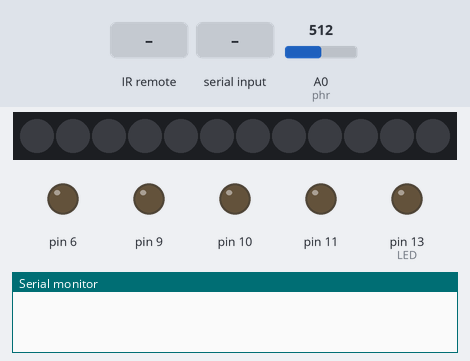
Recording of a sketch running on a simulated Arduino Uno, built with avr-gcc and run on an emulated ATmega328P. Parts: 12 RGB LEDs in strip order, left to right, output pins drawn as LEDs (lit = HIGH), the last lines printed to the serial monitor. The inputs (shaded band) are chosen by the test bench; at power-on: A0 (phr) = 512. Dim RGB values are drawn brighter than linear.

Above: at 1.2 s.
1.3 s: A0 (phr) set to 90
At 1.8 s:
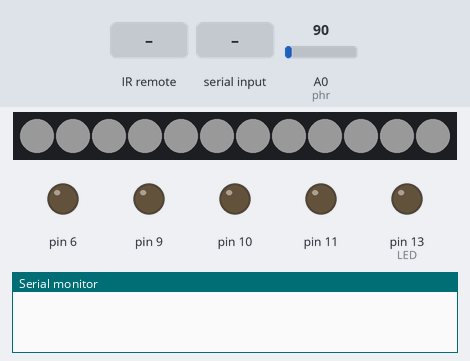
2.8 s: infrared code 0xFF629D received
At 3.2 s:
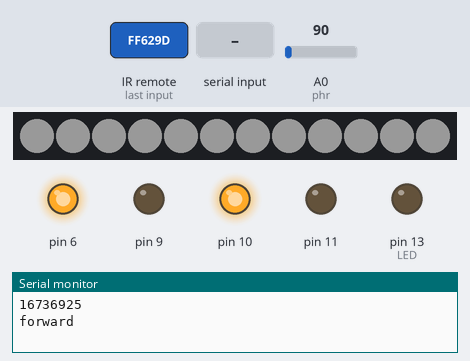
4.8 s: "4\n" received over Serial
At 4.96 s:
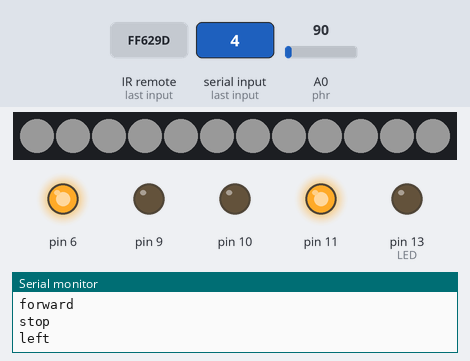
6.5 s: infrared code 0xFFC23D received
At 6.63 s:
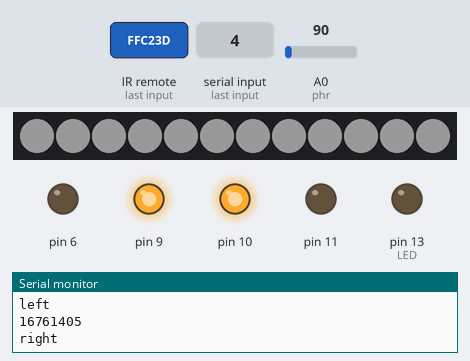
8.2 s: "8\n" received over Serial
At 8.6 s:
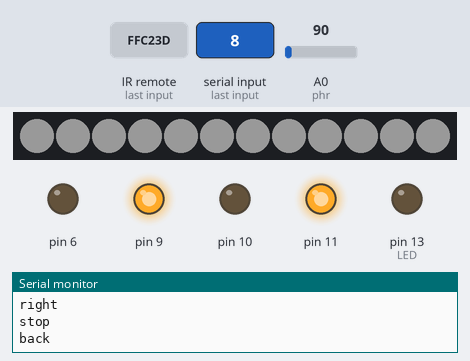
10.2 s: "1\n" received over Serial
At 11.1 s:
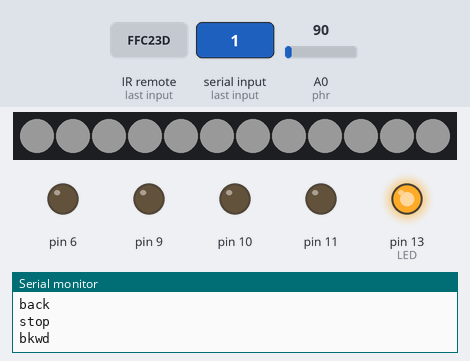
Timing chart, 0 to 12.7 s (numbered marks = the images above; inputs shaded):
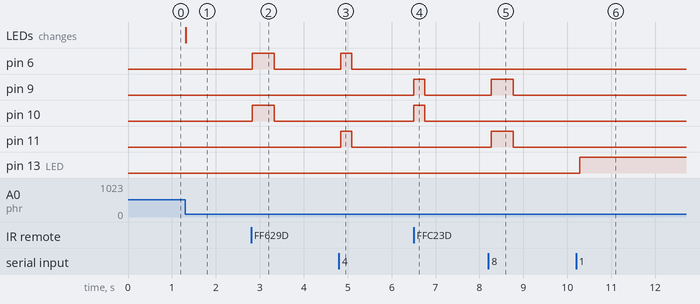

The sketch:

mdXplorer_finalCode.ino
```cpp
#include <FastLED.h>
#include <IRremote.h>

#define LED_PIN     8
#define NUM_LEDS    12
#define phr         A0
#define irPin       7

IRrecv irrecv(irPin);
decode_results results;
CRGB leds[NUM_LEDS];
int light, lightraw, data, cmd;
unsigned int lastfunc=0;
bool newData;

int LED=13; bool LEDval=0;

void setup() {
  FastLED.addLeds<WS2812, LED_PIN, GRB>(leds, NUM_LEDS);
  pinMode(phr,INPUT);

  pinMode(6,OUTPUT);
  pinMode(9,OUTPUT);
  pinMode(10,OUTPUT);
  pinMode(11,OUTPUT);

  Serial.begin(115200);
  Serial.setTimeout(1);
  irrecv.enableIRIn();

  pinMode(LED,OUTPUT);
}


void loop() {
  while (Serial.available()){
    data = Serial.read();
    if(data == 13 || data == 10)
      flushserial();
    else
      cmd = data;
    newData = 1;
  }

  if(newData){
    newData = 0;
    switch(cmd){
      case '0':
        LEDval = 0;
        break;
      case '1':
        LEDval = 1;
        break;
      case '2':
        forward();
        Serial.println("fwd");
        break;
      case '4':
        left();
        Serial.println("left");
        break;
      case '5':
        Stop();
        Serial.println("stop");
        break;
      case '6':
        right();
        Serial.println("right");
        break;
      case '8':
        back();
        Serial.println("bkwd");
        break;
      default:
        LEDval = !LEDval;
        Serial.println("unkown");
        break;
    }
    digitalWrite(LED, LEDval);
  }

  lightraw = analogRead(phr);
  if(lightraw < 100)
    light = map(lightraw, 100, 0, 0, 255);
  else light = 0;
  light = abs(light);
  for(int i=0; i<12; i++)
    leds[i] = CRGB(light, light, light);
  FastLED.show();

   if (irrecv.decode(&results)) {
      Serial.println(results.value);
      switch (results.value) {
         case 16736925: // button Vol+ FORDWARD
            forward();
            break;
         case 16720605: // << LEFT
            left();
            break;
         case 16712445: // >|| STOP
            Stop();
            break;
         case 16761405: // >> RIGHT
            right();
            break;
         case 16754775: // Vol- BACK
            back();
            break;
         case 4294967295:
          switch(lastfunc){
            case 1:
              forward();
              break;
            case 2:
              left();
              break;
            case 3:
              right();
              break;
            case 4:
              back();
              break;
          }
         break;
         default:
         lastfunc = 0;
         break;
         }
   irrecv.resume();
   }
   delay(100);
}

void flushserial(){
  while(Serial.available() > 0)
    char tmp = Serial.read();
}

void forward()
{
  lastfunc = 1;
  Serial.println("forward");
    digitalWrite(6, HIGH);
    digitalWrite(9, LOW);
    digitalWrite(10, HIGH);
    digitalWrite(11, LOW);
    delay(500);
    Stop();
}

void back()
{
  lastfunc = 4;
  Serial.println("back");
    digitalWrite(6, LOW);
    digitalWrite(9, HIGH);
    digitalWrite(10, LOW);
    digitalWrite(11, HIGH);
    delay(500);
    Stop();
}

void left()
{
  lastfunc = 2;
  Serial.println("left");
    digitalWrite(6, HIGH);
    digitalWrite(9, LOW);
    digitalWrite(10, LOW);
    digitalWrite(11, HIGH);
    delay(250);
    Stop();
}

void right()
{
  lastfunc = 3;
  Serial.println("right");
    digitalWrite(6, LOW);
    digitalWrite(9, HIGH);
    digitalWrite(10, HIGH);
    digitalWrite(11, LOW);
    delay(250);
    Stop();
}

void Stop()
{
  Serial.println("stop");
    digitalWrite(6, LOW);
    digitalWrite(9, LOW);
    digitalWrite(10, LOW);
    digitalWrite(11, LOW);
}
```

Measured:
- after the input at 1.3 s, the LEDs: change at once (image 1)
- after the input at 2.8 s, pin 6, pin 10: LOW → HIGH at once, → LOW 0.50 s later
- after the input at 4.8 s, pin 6, pin 11: LOW → HIGH at once, → LOW 0.25 s later
- after the input at 6.5 s, pin 9, pin 10: LOW → HIGH at once, → LOW 0.25 s later
- after the input at 8.2 s, pin 9, pin 11: LOW → HIGH after 0.07 s, → LOW 0.50 s later
- after the input at 10.2 s, pin 13 (LED): LOW → HIGH after 0.08 s
